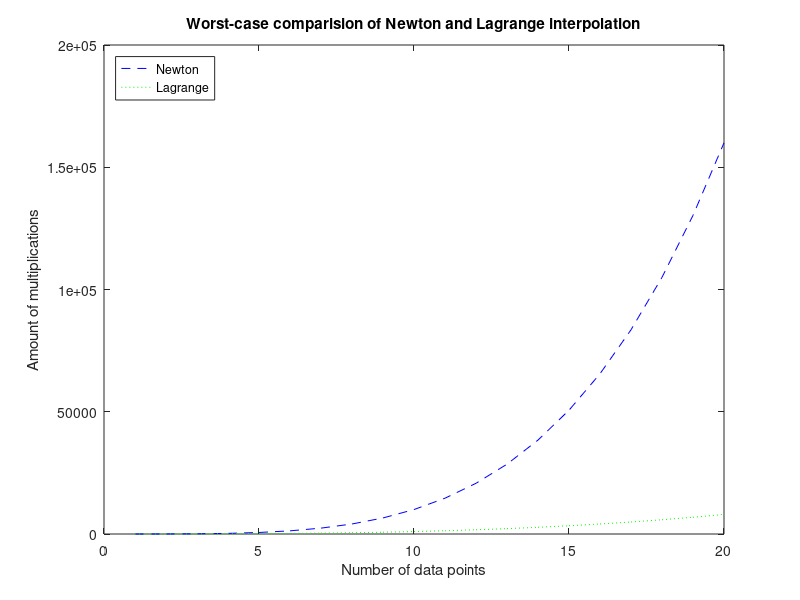

The MATLAB script that drew this image:
data = 1:20;

newton = data .^4;
lagrange = data .^3;

figure(1)
plot(data, newton, 'b--', data, lagrange, 'g:')
title('Worst-case comparision of Newton and Lagrange interpolation')
xlabel('Number of data points')
ylabel('Amount of multiplications')

legend('Newton', 'Lagrange', 'Location', 'NorthWest')

print('../plots/ex2/efficiency.png', '-dpng');